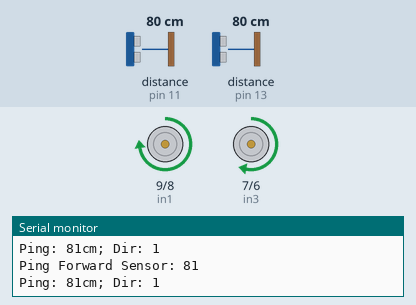
This sketch was run on a simulated Arduino Uno, built with avr-gcc and run on an emulated ATmega328P. On the bench: motor-driver pin pairs drawn as motors (green arrow = first pin HIGH = forward, orange = second pin HIGH = backward, longer = more drive, scaled by the enable pin), the last lines printed to the serial monitor. Inputs (shaded band) come from the test bench; at power-on: distance to the obstacle (sensors on pin 11, pin 13) 80 cm. The echo pulse lasts 58.3 µs per cm.

Above: at 5.8 s.
5.9 s: distance to the obstacle (sensor on pin 11) set to 51 cm
At 8.7 s:
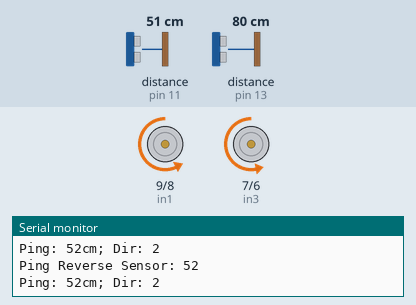
8.9 s: distance to the obstacle (sensor on pin 11) set to 45 cm
At 9.5 s:
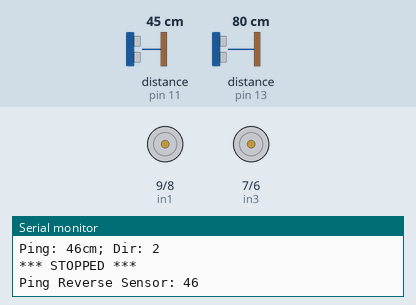
Timing chart, 0 to 11.9 s (numbered marks = the images above; inputs shaded):
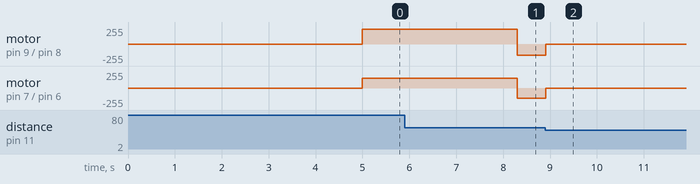

The sketch:

FwdRev.ino
```cpp
#include <NewPing.h>

// configure ultrasonic rangefinger pins...
#define TRIGGER_PIN  12  // Arduino pin tied to trigger pin on the ultrasonic sensor.
#define ECHO_PIN_REV 11  // Arduino pin tied to echo pin on the ultrasonic sensor.
#define ECHO_PIN_FWD 13  // Arduino pin tied to echo pin on the ultrasonic sensor.
#define MAX_DISTANCE 200 // Maximum distance we want to ping for (in centimeters). Maximum sensor distance is rated at 400-500cm.

// configure motor controller pins...
// right motors:
int enR = 10;
int in1 = 9;
int in2 = 8;
// left motors:
int enL = 5;
int in3 = 7;
int in4 = 6;

// constants won't change. They're used here to set pin numbers:
const int buttonR = 2;    // the number of the right switches pin
const int buttonL = 3;     // the number of the left  switches pin

int adjustLeftMotorsFwd = 60;  // left motors are weaker than right
int adjustLeftMotorsRev = 10;   // not so much adj needed in reverse

// variables will change:
int buttonRState = 0;       // variable for reading the pushbutton status
int buttonLState = 0;       // variable for reading the pushbutton status

// NewPing setup of pins and maximum distance.
NewPing sonarFwd(TRIGGER_PIN, ECHO_PIN_FWD, MAX_DISTANCE);

// NewPing setup of pins and maximum distance.
NewPing sonarRev(TRIGGER_PIN, ECHO_PIN_REV, MAX_DISTANCE);


unsigned int pingDelay(int duration, int pingdir)
{
  int p = 0;

  // for (int i = 1; i < duration / 75; i++) {
  for (int i = 1; i < duration / 50; i++) {
    if (pingdir == 1) {
      p = sonarFwd.ping_cm();
      Serial.print("Ping Forward Sensor: ");
      Serial.println(p);
    }
    else {
      p = sonarRev.ping_cm();
      Serial.print("Ping Reverse Sensor: ");
      Serial.println(p);
    }
    Serial.print("Ping: ");
    Serial.print(p);            // Send ping, get distance in cm and print result (0 = out of range)
    Serial.print("cm; Dir: ");
    Serial.println(pingdir);

    if (p > 0 and p < 50) {
        // turn off motors!
        digitalWrite(in1, LOW);
        digitalWrite(in2, LOW);
        digitalWrite(in3, LOW);
        digitalWrite(in4, LOW);
        Serial.println("*** STOPPED ***");
    }
    delay(50);  // Wait 50ms between pings (about 20 pings/sec). 29ms should be the shortest delay between pings.
  }
}


void varySpeed(int startSpeed, int endSpeed)
{
  // this function will run the motors across the range of possible speeds
  // note that maximum speed is determined by the motor itself and the operating voltage
  // the PWM values sent by analogWrite() are fractions of the maximum speed possible
  // by your hardware

  // *** this function assumes :
  // ***    robot is already in motion ***
  // ***    robot will be stopped by the calling funtion ***

  if (endSpeed > startSpeed) {    // accelerate to endSpeed
    for (int i = startSpeed; i < endSpeed; i++)
    {
      analogWrite(enR, i);
      analogWrite(enL, (i + adjustLeftMotorsFwd)); // fine-tune LEFT wheels with more power
      delay(20);
    }
  }

  if (endSpeed < startSpeed) {    // decelerate from maximum speed to zero
    for (int i = endSpeed; i >= startSpeed; --i)
    {
      analogWrite(enR, i);
      analogWrite(enL, (i + adjustLeftMotorsRev)); // fine-tune LEFT wheels with more power
      delay(20);
    }
  }
}

void driveForward(int duration, int speed){
  // this function will run the motors in REVERSE at a specified speed

  // turn right motors on
  digitalWrite(in1, HIGH);
  digitalWrite(in2, LOW);
  // turn left motors on
  digitalWrite(in3, HIGH);
  digitalWrite(in4, LOW);

  // set motors to speed in possible range 0~255
  analogWrite(enR, speed);
  analogWrite(enL, (speed + adjustLeftMotorsFwd));

  // accellerate to desired speed
  // varySpeed(75, speed);

  Serial.println("FORWARD");

  // run the motors for this duration
  //delay(duration);
  pingDelay(duration, 1);

  // decellerate to desired speed
  // varySpeed(speed, 75);

  // now turn off motors
  digitalWrite(in1, LOW);
  digitalWrite(in2, LOW);
  digitalWrite(in3, LOW);
  digitalWrite(in4, LOW);
}


void driveReverse(int duration, int speed){
  // this function will run the motors in FORWARD at a specified speed

  // turn on right motors - reverse
  digitalWrite(in1, LOW);
  digitalWrite(in2, HIGH);
  // turn on left motors - reverse
  digitalWrite(in3, LOW);
  digitalWrite(in4, HIGH);

  // set motors to speed in possible range 0~255
  analogWrite(enR, speed);
  analogWrite(enL, (speed + adjustLeftMotorsRev));

  // accellerate to desired speed
  // varySpeed(75, speed);

  Serial.println("REVERSE");

  // run the motors for this duration
  // delay(duration);
  pingDelay(duration, 2);

  // decellerate to indicated speed
  // varySpeed(speed, 75);

  // now turn off motors
  digitalWrite(in1, LOW);
  digitalWrite(in2, LOW);
  digitalWrite(in3, LOW);
  digitalWrite(in4, LOW);
}


void spinRight(int duration, int speed)
{
  // this function will run the left motors in reverse at a fixed speed
  // and the right motors forward to attempt a 90 degree left turn
  // turn on motor A
  digitalWrite(in1, HIGH);
  digitalWrite(in2, LOW);

  // turn on motor B
  digitalWrite(in3, LOW);
  digitalWrite(in4, HIGH);

  // set motor A speed to 100 out of possible range 0~255
  analogWrite(enR, speed);

  // set motor B speed to 100 out of possible range 0~255
  analogWrite(enL, speed);

  // spin this duration
  delay(duration);

  // now turn off motors
  digitalWrite(in1, LOW);
  digitalWrite(in2, LOW);
  digitalWrite(in3, LOW);
  digitalWrite(in4, LOW);
}

void spinLeft(int duration, int speed)
{
  // this function will run the left motors in reverse at a fixed speed
  // and the right motors forward to attempt a 90 degree left turn
  // turn on motor A
  digitalWrite(in1, LOW);
  digitalWrite(in2, HIGH);

  // turn on motor B
  digitalWrite(in3, HIGH);
  digitalWrite(in4, LOW);

  // set motor A speed to 100 out of possible range 0~255
  analogWrite(enR, speed);

  // set motor B speed to 100 out of possible range 0~255
  analogWrite(enL, speed);

  // spin this duration
  delay(duration);

  // now turn off motors
  digitalWrite(in1, LOW);
  digitalWrite(in2, LOW);
  digitalWrite(in3, LOW);
  digitalWrite(in4, LOW);
}

// TESTING NEW FUNCTIONS
void turnRight(int duration)
{
  // run the right motors slower than the left motors to facilitate a left turn

  // turn on left motors  -> Forward
  digitalWrite(in1, HIGH);
  digitalWrite(in2, LOW);

  // turn on right motors -> Forward
  digitalWrite(in3, HIGH);
  digitalWrite(in4, LOW);

  // set right motors in slow speed
  analogWrite(enR, 50);

   // set left motors in high speed
  analogWrite(enL, (200 + adjustLeftMotorsFwd));

  // turn this duration
  delay(duration);

  // stop motors - for now
  digitalWrite(in1, LOW);
  digitalWrite(in2, LOW);
  digitalWrite(in3, LOW);
  digitalWrite(in4, LOW);
}

void turnLeft(int duration)
{
  // this function will run the left motors slower than the
  // right motors forward to facilitate a left turn

  // turn on left motors  -> Forward
  digitalWrite(in1, HIGH);
  digitalWrite(in2, LOW);

  // turn on right motors -> Forward
  digitalWrite(in3, HIGH);
  digitalWrite(in4, LOW);

  // set right motors in high speed
  analogWrite(enR, 200);

  // set left motors in slow speed
  analogWrite(enL, (50 + adjustLeftMotorsFwd));

  // turn this duration
  delay(duration);

  // stop motors - for now
  digitalWrite(in1, LOW);
  digitalWrite(in2, LOW);
  digitalWrite(in3, LOW);
  digitalWrite(in4, LOW);
}

void setup() {
  // set all the motor control pins to outputs
  pinMode(enR, OUTPUT);
  pinMode(enL, OUTPUT);
  pinMode(in1, OUTPUT);
  pinMode(in2, OUTPUT);
  pinMode(in3, OUTPUT);
  pinMode(in4, OUTPUT);

  // initialize the pushbuttons:
  pinMode(buttonR, INPUT);
  pinMode(buttonL, INPUT);


  // Open serial monitor at 115200 baud to see ping results.
  Serial.begin(115200);

  //straight line tweaks: fwd and rev
  adjustLeftMotorsFwd= 75;
  adjustLeftMotorsRev= 15;

}

void loop() {

  delay(5000);                // delay 5 seconds
  driveForward(3000, 150);     // duration (in milliseconds) and speed (0 to 255)
  driveReverse(3000, 150);


}
```

Measured:
- the behaviour switches between 49 and 48 cm on distance to the obstacle (sensor on pin 11) (found by bisection; images 1 and 2)
- after the input at 8.9 s, motor on pin 9 (in1) / pin 8 (in2): backward 165/255 → stopped after 0.00 s instead of 2.6 s; motor on pin 7 (in3) / pin 6 (in4): backward 150/255 → stopped after 0.00 s instead of 2.6 s
